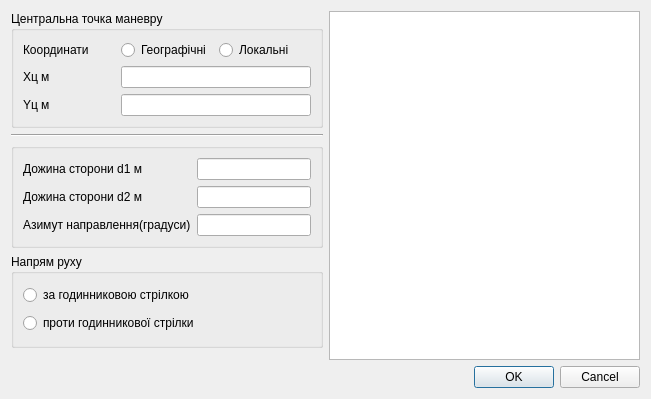
<?xml version="1.0" encoding="UTF-8"?>
<ui version="4.0">
 <class>Baterfly_Dialog</class>
 <widget class="QDialog" name="Baterfly_Dialog">
  <property name="geometry">
   <rect>
    <x>0</x>
    <y>0</y>
    <width>651</width>
    <height>399</height>
   </rect>
  </property>
  <property name="windowTitle">
   <string>Маневр &quot;Метелик&quot; </string>
  </property>
  <layout class="QHBoxLayout" name="horizontalLayout_2">
   <item>
    <layout class="QHBoxLayout" name="horizontalLayout" stretch="1,1">
     <item>
      <layout class="QVBoxLayout" name="verticalLayout_2" stretch="0,1,0,1,0">
       <item>
        <widget class="QGroupBox" name="groupBox_2">
         <property name="title">
          <string>Центральна точка маневру</string>
         </property>
         <layout class="QGridLayout" name="gridLayout">
          <item row="1" column="0">
           <widget class="QLabel" name="x_edit">
            <property name="text">
             <string>Хц м</string>
            </property>
           </widget>
          </item>
          <item row="0" column="0">
           <widget class="QLabel" name="label_6">
            <property name="text">
             <string>Координати</string>
            </property>
           </widget>
          </item>
          <item row="2" column="0">
           <widget class="QLabel" name="y_edit">
            <property name="text">
             <string>Yц м</string>
            </property>
           </widget>
          </item>
          <item row="0" column="1">
           <widget class="QRadioButton" name="geo_coord_radioB">
            <property name="text">
             <string>Географічні</string>
            </property>
           </widget>
          </item>
          <item row="0" column="2">
           <widget class="QRadioButton" name="local_coord_radioB">
            <property name="text">
             <string>Локальні</string>
            </property>
           </widget>
          </item>
          <item row="1" column="1" colspan="2">
           <widget class="QLineEdit" name="center_x_edit"/>
          </item>
          <item row="2" column="1" colspan="2">
           <widget class="QLineEdit" name="center_y_edit"/>
          </item>
         </layout>
        </widget>
       </item>
       <item>
        <widget class="Line" name="line">
         <property name="orientation">
          <enum>Qt::Horizontal</enum>
         </property>
        </widget>
       </item>
       <item>
        <widget class="QGroupBox" name="groupBox">
         <property name="title">
          <string/>
         </property>
         <layout class="QGridLayout" name="gridLayout_2">
          <item row="0" column="0">
           <widget class="QLabel" name="label_3">
            <property name="text">
             <string>Дожина сторони d1 м</string>
            </property>
           </widget>
          </item>
          <item row="0" column="1">
           <widget class="QLineEdit" name="Height_D1_edit"/>
          </item>
          <item row="1" column="0">
           <widget class="QLabel" name="label_4">
            <property name="text">
             <string>Дожина сторони d2 м</string>
            </property>
           </widget>
          </item>
          <item row="1" column="1">
           <widget class="QLineEdit" name="Height_D2_edit"/>
          </item>
          <item row="2" column="1">
           <widget class="QLineEdit" name="Angle_edit"/>
          </item>
          <item row="2" column="0">
           <widget class="QLabel" name="label_5">
            <property name="text">
             <string>Азимут направлення(градуси)</string>
            </property>
           </widget>
          </item>
         </layout>
        </widget>
       </item>
       <item>
        <widget class="QGroupBox" name="groupBox_3">
         <property name="title">
          <string>Напрям руху</string>
         </property>
         <layout class="QVBoxLayout" name="verticalLayout_3">
          <item>
           <widget class="QRadioButton" name="forward_QR">
            <property name="text">
             <string>за годинниковою стрілкою</string>
            </property>
           </widget>
          </item>
          <item>
           <widget class="QRadioButton" name="becward_QR">
            <property name="text">
             <string>проти годинникової стрілки</string>
            </property>
           </widget>
          </item>
         </layout>
        </widget>
       </item>
       <item>
        <spacer name="verticalSpacer">
         <property name="orientation">
          <enum>Qt::Vertical</enum>
         </property>
         <property name="sizeHint" stdset="0">
          <size>
           <width>20</width>
           <height>40</height>
          </size>
         </property>
        </spacer>
       </item>
      </layout>
     </item>
     <item>
      <layout class="QVBoxLayout" name="verticalLayout">
       <item>
        <widget class="QGraphicsView" name="graphicsView">
         <property name="verticalScrollBarPolicy">
          <enum>Qt::ScrollBarAlwaysOff</enum>
         </property>
         <property name="horizontalScrollBarPolicy">
          <enum>Qt::ScrollBarAlwaysOff</enum>
         </property>
         <property name="alignment">
          <set>Qt::AlignLeading|Qt::AlignLeft|Qt::AlignTop</set>
         </property>
        </widget>
       </item>
       <item>
        <widget class="QDialogButtonBox" name="buttonBox">
         <property name="orientation">
          <enum>Qt::Horizontal</enum>
         </property>
         <property name="standardButtons">
          <set>QDialogButtonBox::Cancel|QDialogButtonBox::Ok</set>
         </property>
        </widget>
       </item>
      </layout>
     </item>
    </layout>
   </item>
  </layout>
 </widget>
 <resources/>
 <connections>
  <connection>
   <sender>buttonBox</sender>
   <signal>accepted()</signal>
   <receiver>Baterfly_Dialog</receiver>
   <slot>accept()</slot>
   <hints>
    <hint type="sourcelabel">
     <x>248</x>
     <y>254</y>
    </hint>
    <hint type="destinationlabel">
     <x>157</x>
     <y>274</y>
    </hint>
   </hints>
  </connection>
  <connection>
   <sender>buttonBox</sender>
   <signal>rejected()</signal>
   <receiver>Baterfly_Dialog</receiver>
   <slot>reject()</slot>
   <hints>
    <hint type="sourcelabel">
     <x>316</x>
     <y>260</y>
    </hint>
    <hint type="destinationlabel">
     <x>286</x>
     <y>274</y>
    </hint>
   </hints>
  </connection>
 </connections>
</ui>
